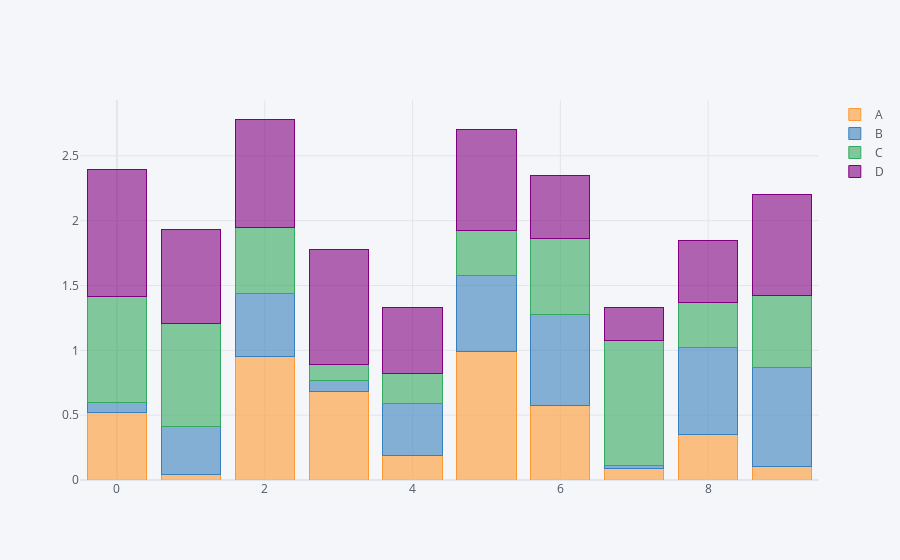

Notebook code cell kept with this figure:
### Code cell
df.iplot(kind = 'bar', barmode = 'stack')

### Figure 1 — Plotly figure (JSON) as saved in the notebook; plotly's stock layout.template omitted (floating-point values rounded to 4 significant figures)
{"data": [{"marker": {"color": "rgba(255, 153, 51, 0.6)", "line": {"color": "rgba(255, 153, 51, 1.0)", "width": 1}}, "name": "A", "orientation": "v", "text": "", "type": "bar", "x": [0, 1, 2, 3, 4, 5, 6, 7, 8, 9], "y": [0.5188, 0.04539, 0.9534, 0.6846, 0.1867, 0.9937, 0.5769, 0.08679, 0.3477, 0.1077]}, {"marker": {"color": "rgba(55, 128, 191, 0.6)", "line": {"color": "rgba(55, 128, 191, 1.0)", "width": 1}}, "name": "B", "orientation": "v", "text": "", "type": "bar", "x": [0, 1, 2, 3, 4, 5, 6, 7, 8, 9], "y": [0.07582, 0.3677, 0.488, 0.08641, 0.4052, 0.5832, 0.7018, 0.02595, 0.6766, 0.7611]}, {"marker": {"color": "rgba(50, 171, 96, 0.6)", "line": {"color": "rgba(50, 171, 96, 1.0)", "width": 1}}, "name": "C", "orientation": "v", "text": "", "type": "bar", "x": [0, 1, 2, 3, 4, 5, 6, 7, 8, 9], "y": [0.8222, 0.7929, 0.5061, 0.117, 0.2292, 0.3439, 0.5829, 0.9642, 0.3474, 0.554]}, {"marker": {"color": "rgba(128, 0, 128, 0.6)", "line": {"color": "rgba(128, 0, 128, 1.0)", "width": 1}}, "name": "D", "orientation": "v", "text": "", "type": "bar", "x": [0, 1, 2, 3, 4, 5, 6, 7, 8, 9], "y": [0.9751, 0.727, 0.8368, 0.8903, 0.5097, 0.7821, 0.4863, 0.2505, 0.4784, 0.7789]}], "layout": {"barmode": "stack", "legend": {"bgcolor": "#F5F6F9", "font": {"color": "#4D5663"}, "traceorder": "normal"}, "paper_bgcolor": "#F5F6F9", "plot_bgcolor": "#F5F6F9", "title": {"font": {"color": "#4D5663"}}, "xaxis": {"gridcolor": "#E1E5ED", "showgrid": true, "tickfont": {"color": "#4D5663"}, "title": {"font": {"color": "#4D5663"}, "text": ""}, "zerolinecolor": "#E1E5ED"}, "yaxis": {"gridcolor": "#E1E5ED", "showgrid": true, "tickfont": {"color": "#4D5663"}, "title": {"font": {"color": "#4D5663"}, "text": ""}, "zerolinecolor": "#E1E5ED"}}}
